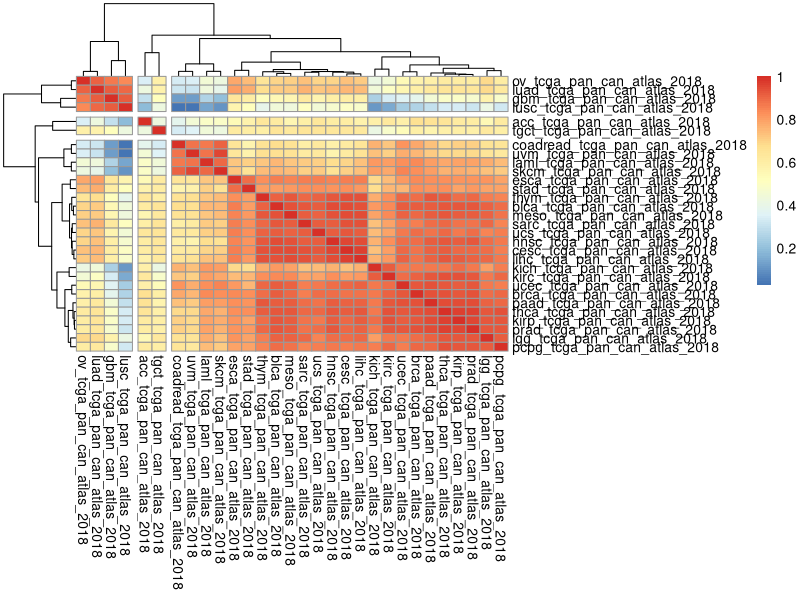
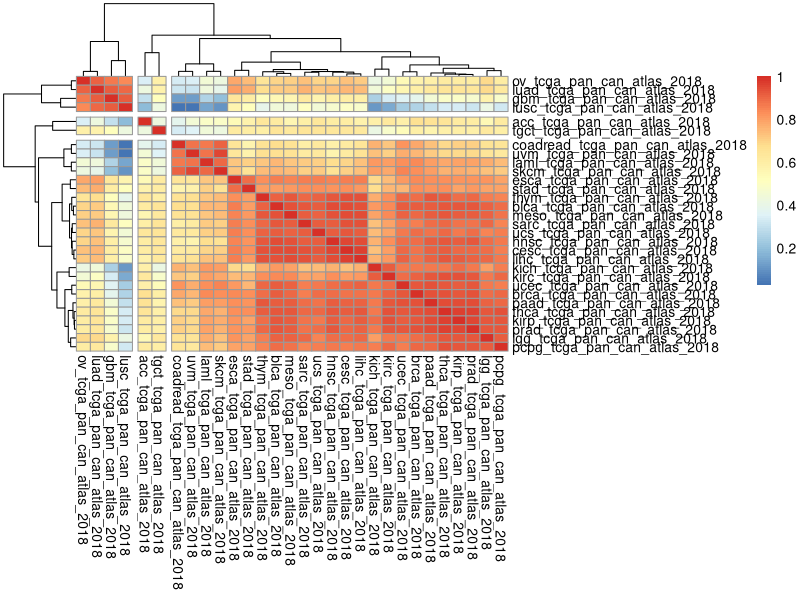

Source code (R) for these figures, in order:
setwd("~/Documents/speckleSignature/Speckle_signature_definition/")

library(pheatmap)

speckle.gene.rotations <- read.table("speckleProteinGenes_rotations_allStudiesWithRNA.txt", sep="\t", header=T, row.names = 1)
speckle.gene.rotations <- as.data.frame(speckle.gene.rotations)
speckle.gene.rotations <- na.omit(speckle.gene.rotations)
write.table(speckle.gene.rotations, sep="\t", file="speckleProteinGenes_rotations_allStudiesWithRNA_noNA.txt", quote = F)
speckle.gene.rotations <- speckle.gene.rotations[15:length(speckle.gene.rotations)]

x <- cor(speckle.gene.rotations, method="pearson")
p = pheatmap(x, cutree_rows = 3, cutree_cols = 3)
pdf("rotationCorrelationsPearson.pdf", width = 8.5, height = 8, onefile=FALSE)
print(p)
dev.off()


